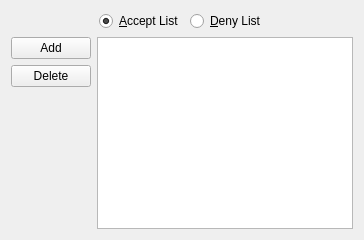
              <widget class="QWidget" name="tab_2">
               <attribute name="title">
                <string>&amp;Download</string>
               </attribute>
               <layout class="QVBoxLayout" name="verticalLayout_13">
                <item>
                 <layout class="QHBoxLayout" name="horizontalLayout_17">
                  <item>
                   <spacer name="horizontalSpacer_15">
                    <property name="orientation">
                     <enum>Qt::Horizontal</enum>
                    </property>
                    <property name="sizeHint" stdset="0">
                     <size>
                      <width>40</width>
                      <height>20</height>
                     </size>
                    </property>
                   </spacer>
                  </item>
                  <item>
                   <widget class="QRadioButton" name="acceptlistDL">
                    <property name="text">
                     <string>&amp;Accept List</string>
                    </property>
                    <property name="checked">
                     <bool>true</bool>
                    </property>
                   </widget>
                  </item>
                  <item>
                   <widget class="QRadioButton" name="denylistDL">
                    <property name="text">
                     <string>&amp;Deny List</string>
                    </property>
                    <property name="checked">
                     <bool>false</bool>
                    </property>
                   </widget>
                  </item>
                  <item>
                   <spacer name="horizontalSpacer_3">
                    <property name="orientation">
                     <enum>Qt::Horizontal</enum>
                    </property>
                    <property name="sizeHint" stdset="0">
                     <size>
                      <width>40</width>
                      <height>20</height>
                     </size>
                    </property>
                   </spacer>
                  </item>
                 </layout>
                </item>
                <item>
                 <layout class="QHBoxLayout" name="horizontalLayout_5">
                  <item>
                   <layout class="QVBoxLayout" name="verticalLayout_8">
                    <item>
                     <widget class="QPushButton" name="addDLDistiller">
                      <property name="text">
                       <string>Add</string>
                      </property>
                     </widget>
                    </item>
                    <item>
                     <widget class="QPushButton" name="delDLDistiller">
                      <property name="text">
                       <string>Delete</string>
                      </property>
                     </widget>
                    </item>
                    <item>
                     <spacer name="verticalSpacer_3">
                      <property name="orientation">
                       <enum>Qt::Vertical</enum>
                      </property>
                      <property name="sizeHint" stdset="0">
                       <size>
                        <width>20</width>
                        <height>40</height>
                       </size>
                      </property>
                     </spacer>
                    </item>
                   </layout>
                  </item>
                  <item>
                   <widget class="QListWidget" name="listWidget">
                    <property name="alternatingRowColors">
                     <bool>true</bool>
                    </property>
                    <property name="selectionBehavior">
                     <enum>QAbstractItemView::SelectRows</enum>
                    </property>
                    <property name="horizontalScrollMode">
                     <enum>QAbstractItemView::ScrollPerPixel</enum>
                    </property>
                    <property name="sortingEnabled">
                     <bool>true</bool>
                    </property>
                   </widget>
                  </item>
                 </layout>
                </item>
               </layout>
              </widget>
